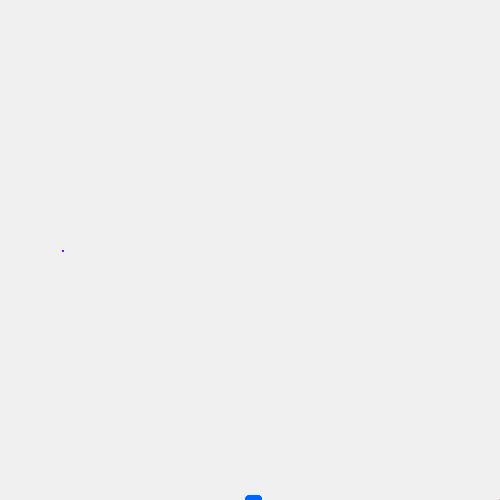
Frame 1 (no input)
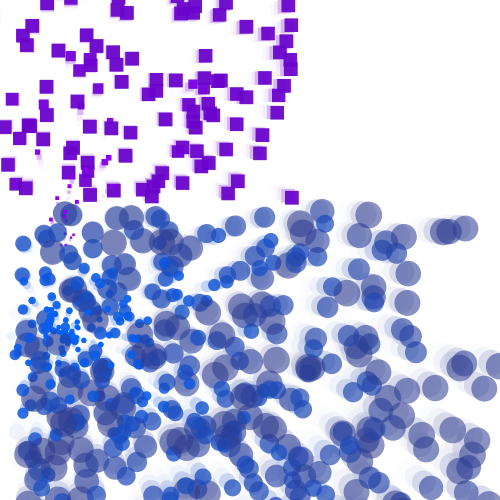
Frame 60 (the mouse pressed at the canvas centre just before this capture)
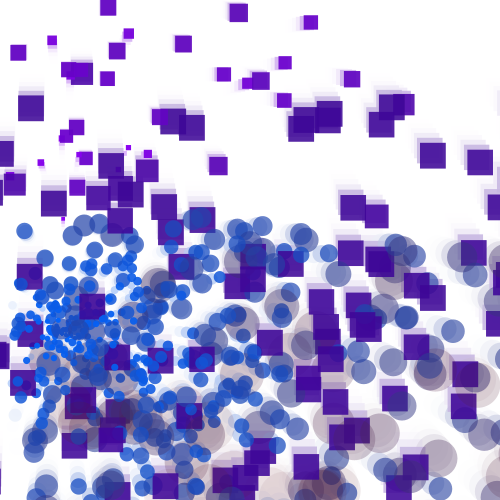
Frame 120 (the mouse held since frame 60 and released just before this capture)

The Processing sketch that drew these frames (run headless with seeded random() and noise(); from frame 60 on, the mouse is pressed at the canvas centre):

// Processing sketch: processing_41785
// ── processing_41785.pde

//Iv Shqevi
//lab 7_2
// borrowed from Araceli Bollo 
int numParticles = 600;
GenParticle[] p = new GenParticle[numParticles];
 
void setup() {
  size(500, 500);
  noStroke();
  smooth();
  for (int i = 0; i < p.length; i++) {
    float velX = random(-1, 8);
    float velY = random(-1, 4);
 
    if (random(10)> 2) {
      //Blue Particles along the bottom origin on left of the horzontal axes
      p[i] = new IvParticle( width/2, height, velX, velY, 8.0, width/8, height/1.5);
    }
    else {
      //Purple Particle from top to bottom origin at the beginning in the center of the vertical axes
      p[i] = new ShqeviParticle(width, height, velX, velY, 4.0, width/8, height/2);
    }
  }
}
void draw() {
  fill(255, 180);
  rect(0, 0, width, height);
  fill(255, 60);
  for (int i = 0; i < p.length; i++) {
    p[i].update();
    p[i].regenerate();
    p[i].display();
  }
}
 
class IvParticle extends GenParticle {
  float age;
 
  IvParticle(float xIn, float yIn, float vxIn, float vyIn, float r, float ox, float oy) {
    super(xIn, yIn, vxIn, vyIn, r, ox, oy);
    age = 0;
  }
  //Blue ellipse...really bright
  void display() {
    color c = lerpColor(color(0, 100, 255), color(100, 10, 10, 0), age * 0.008);
    fill(c);
    ellipse(x, y, radius, radius);
    radius+= 0.4;
    age++;
  }
  //Its an explosion of blue ellipses
  void regenerate() {
    if ((x > width + radius) || ( x < radius) ||
      (y > height + radius) || (y < radius)) {
      x = originX;
      y = originY;
      vx = random(-5, 8);
      vy = random(-5, 4);
      radius = 4.0;
      age = 0;
    }
  }
}
 
class ShqeviParticle extends GenParticle {
  float age;
 
  ShqeviParticle(float xIn, float yIn, float vxIn, float vyIn, float r, float ox, float oy) {
    super (xIn, yIn, vxIn, vyIn, r, ox, oy);
    age= random(40, 80);
  }
 
  //Purple rect...lighter
  void display() {
    color c = lerpColor(color(150, 0, 255), color(0, 10, 80, 200), age * 0.005);
    fill(c);
    rect(x, y, radius, radius);
    radius+=0.20;
    age++;
  }
  //Keeps going but its less than the blue ellipses
  void regenerate() {
    if ((x > width + radius) || (x < -radius) ||
      (y > height + radius) || (y < -radius)) {
      x = originX;
      y = originY;
      vx = random(-2, 4);
      vy = random(-8, -4);
      radius = 2.0;
      age = 0;
    }
  }
}
 
class Particle {
  float x, y; // The x- and y-coordinates
  float vx, vy; // The x- and y-velocities
  float radius; // Particle radius
  float gravity = 0.1;
 
  Particle(float xpos, float ypos, float velx, float vely, float r) {
    x = xpos;
    y = ypos;
    vx = velx;
    vy = vely;
    radius = r;
  }
 
  void update() {   
      vy = vy + gravity;
      y += vy;
      x += vx;
 
  }
    void display() {
      ellipse(x, y, radius*2, radius*2);
    }
  }
 
 
  class GenParticle extends Particle {
    float originX, originY;
 
    GenParticle(float xIn, float yIn, float vxIn, float vyIn, float r, float ox, float oy) {
      super(xIn, yIn, vxIn, vyIn, r);
      originX = ox;
      originY = oy;
    }
 
    void regenerate() {
      if ((x > width + radius) || (x < -radius) ||
        (y > height + radius) || (y < -radius)) {
        x = originX;
        y = originY;
        vx = random(-1.0, 1.0);
        vy = random(-8.0, -2.0);
      }
    }
  }
